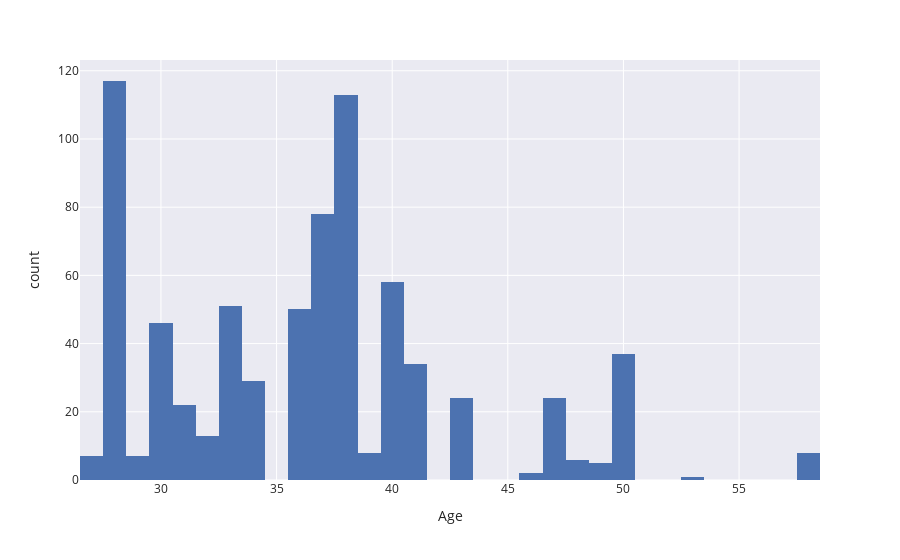

The code cell stored with this chart in its notebook:
### Markdown cell above
# Testing cells

The following cells are just for testing code and do not contribute to the project

### Code cell
px.histogram(df, x="Age")

### Figure 1 — Plotly figure (JSON) as saved in the notebook; plotly's stock layout.template omitted (floating-point values rounded to 4 significant figures; data arrays with more than 128 entries replaced by an {"elided": "..."} marker saying what was removed)
{"data": [{"alignmentgroup": "True", "bingroup": "x", "hovertemplate": "Age=%{x}<br>count=%{y}<extra></extra>", "legendgroup": "", "marker": {"color": "rgb(76,114,176)", "pattern": {"shape": ""}}, "name": "", "offsetgroup": "", "orientation": "v", "showlegend": false, "type": "histogram", "x": {"elided": "740 int values"}, "xaxis": "x", "yaxis": "y"}], "layout": {"barmode": "relative", "legend": {"tracegroupgap": 0}, "margin": {"t": 60}, "xaxis": {"anchor": "y", "domain": [0, 1], "title": {"text": "Age"}}, "yaxis": {"anchor": "x", "domain": [0, 1], "title": {"text": "count"}}}}
